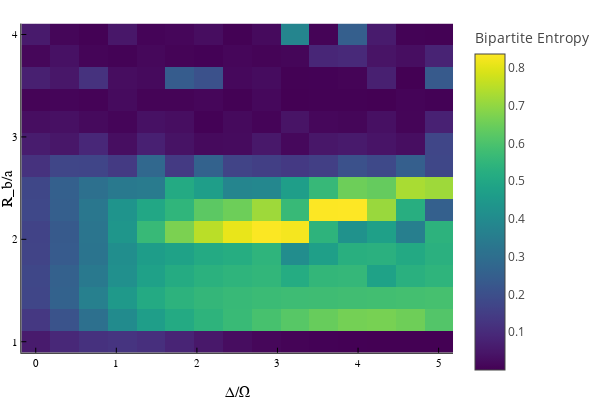

Notebook cell for this chart:
### Code cell
plotlyjs()
N=12
resolution=15
coarse_resolution=3
separation_assumption=2
sites = siteinds("S=1/2", N)
psi0 = MPS(sites, ["Dn" for i = 1:N])
plot(stand(N, resolution, coarse_resolution, separation_assumption, 1, 4, 5, psi0, sites, false))

### Figure 1 — Plotly figure (JSON) as saved in the notebook; plotly's stock layout.template omitted (floating-point values rounded to 4 significant figures; data arrays with more than 128 entries replaced by an {"elided": "..."} marker saying what was removed)
{"data": [{"colorbar": {"title": "Bipartite Entropy"}, "colorscale": {"elided": "256x2 mixed values"}, "hoverinfo": "text", "name": "y1", "showlegend": false, "showscale": true, "text": {"elided": "15x15 str values"}, "type": "heatmap", "x": [-0.1786, 0.1786, 0.5357, 0.8929, 1.25, 1.607, 1.964, 2.321, 2.679, 3.036, 3.393, 3.75, 4.107, 4.464, 4.821, 5.179], "xaxis": "x", "y": [0.8929, 1.107, 1.321, 1.536, 1.75, 1.964, 2.179, 2.393, 2.607, 2.821, 3.036, 3.25, 3.464, 3.679, 3.893, 4.107], "yaxis": "y", "z": {"elided": "15x15 float values"}, "zmax": 0.8364, "zmin": 0.0001422}], "layout": {"annotations": [], "height": 400, "legend": {"bgcolor": "rgba(255, 255, 255, 1.000)", "bordercolor": "rgba(0, 0, 0, 1.000)", "borderwidth": 1, "font": {"color": "rgba(0, 0, 0, 1.000)", "family": "sans-serif", "size": 11}, "title": {"font": {"color": "rgba(0, 0, 0, 1.000)", "family": "sans-serif", "size": 15}, "text": ""}, "tracegroupgap": 0, "traceorder": "normal", "x": 1, "xanchor": "auto", "y": 1, "yanchor": "auto"}, "margin": {"b": 20, "l": 0, "r": 0, "t": 20}, "paper_bgcolor": "rgba(255, 255, 255, 1.000)", "plot_bgcolor": "rgba(255, 255, 255, 1.000)", "showlegend": true, "width": 600, "xaxis": {"anchor": "y", "domain": [0.04684, 0.9934], "gridcolor": "rgba(0, 0, 0, 0.100)", "gridwidth": 0.5, "linecolor": "rgba(0, 0, 0, 1.000)", "mirror": false, "range": [-0.1786, 5.179], "showgrid": true, "showline": true, "showticklabels": true, "tickangle": 0, "tickcolor": "rgb(0, 0, 0)", "tickfont": {"color": "rgba(0, 0, 0, 1.000)", "family": "sans-serif", "size": 11}, "tickmode": "array", "ticks": "inside", "ticktext": ["0", "1", "2", "3", "4", "5"], "tickvals": [0, 1, 2, 3, 4, 5], "title": "Δ/Ω", "titlefont": {"color": "rgba(0, 0, 0, 1.000)", "family": "sans-serif", "size": 15}, "type": "-", "visible": true, "zeroline": false, "zerolinecolor": "rgba(0, 0, 0, 1.000)"}, "yaxis": {"anchor": "x", "domain": [0.07581, 0.9902], "gridcolor": "rgba(0, 0, 0, 0.100)", "gridwidth": 0.5, "linecolor": "rgba(0, 0, 0, 1.000)", "mirror": false, "range": [0.8929, 4.107], "showgrid": true, "showline": true, "showticklabels": true, "tickangle": 0, "tickcolor": "rgb(0, 0, 0)", "tickfont": {"color": "rgba(0, 0, 0, 1.000)", "family": "sans-serif", "size": 11}, "tickmode": "array", "ticks": "inside", "ticktext": ["1", "2", "3", "4"], "tickvals": [1, 2, 3, 4], "title": "R_b/a", "titlefont": {"color": "rgba(0, 0, 0, 1.000)", "family": "sans-serif", "size": 15}, "type": "-", "visible": true, "zeroline": false, "zerolinecolor": "rgba(0, 0, 0, 1.000)"}}}
